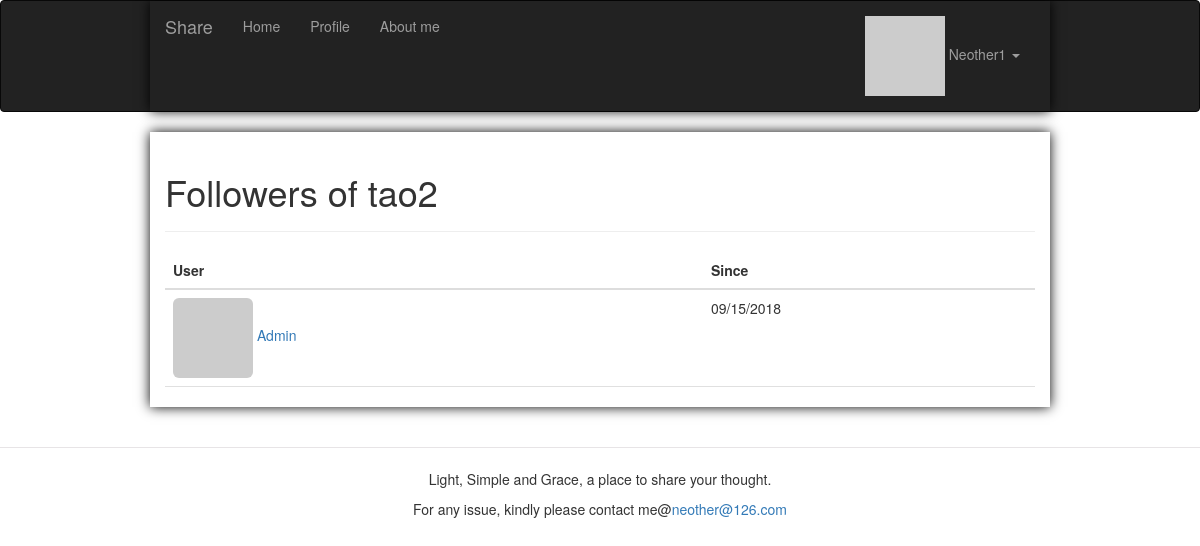
The page /followed_by/tao2 (signed in) on the database its author committed.
### app/models.py (models this page shows, shortened)
class User(UserMixin, db.Model):
    __tablename__ = 'users'
    id = db.Column(db.Integer, primary_key=True)
    email = db.Column(db.String(64), unique=True, index=True)
    username = db.Column(db.String(64), unique=True, index=True)
    password_hash = db.Column(db.String(128))
    role_id = db.Column(db.Integer, db.ForeignKey('roles.id'))
    confirmed = db.Column(db.Boolean, default=False)
    showaboutme = db.Column(db.Boolean, default=False)
    location = db.Column(db.String(64))
    about_me = db.Column(db.Text())
    member_since = db.Column(db.DateTime(), default=datetime.utcnow)
    last_seen = db.Column(db.DateTime(), default=datetime.utcnow)
    avatar_hash = db.Column(db.String(32))
    posts = db.relationship('Post', backref='author',
                            lazy='dynamic', cascade='all, delete-orphan')
    comments = db.relationship('Comment', backref='author', lazy='dynamic')
    followed = db.relationship('Follow', foreign_keys=[Follow.follower_id], backref=db.backref(
        'follower', lazy='joined'), lazy='dynamic', cascade='all, delete-orphan')
    followers = db.relationship('Follow', foreign_keys=[Follow.followed_id], backref=db.backref(
        'followed', lazy='joined'), lazy='dynamic', cascade='all, delete-orphan')
    @property
    def password(self):
        raise AttributeError('password is not a readable attribute')
    @login_manager.user_loader
    def load_user(user_id):
        return User.query.get(int(user_id))
    def can(self, perm):
        return self.role is not None and self.role.has_permission(perm)
    def is_administrator(self):
        return self.can(Permission.ADMIN)
    def ping(self):
        self.last_seen = datetime.utcnow()
        db.session.add(self)
    def gravatar_hash(self):
        return hashlib.md5(self.email.lower().encode('utf-8')).hexdigest()
    def gravatar(self, size=100, default='identicon', rating='g'):
        url = 'https://secure.gravatar.com/avatar'
        hash = self.avatar_hash or self.gravatar_hash()
        return '{url}/{hash}?s={size}&d={default}&r={rating}'.format(
            url=url, hash=hash, size=size, default=default, rating=rating)

class Follow(db.Model):
    __tablename__ = 'follows'
    follower_id = db.Column(
        db.Integer, db.ForeignKey('users.id'), primary_key=True)
    followed_id = db.Column(
        db.Integer, db.ForeignKey('users.id'), primary_key=True)
    timestamp = db.Column(db.DateTime, default=datetime.utcnow)

### app/main/views.py (the view)
@main.route('/followed_by/<username>')
@login_required
def followed_by(username):
    user = User.query.filter_by(username=username).first()
    follows = user.followed
    return render_template('followed.html', user=user, title="Followers of", follows=follows)

### app/auth/views.py (called while the page is built)
@auth.before_app_request
def before_request():
    if current_user.is_authenticated:
        current_user.ping()
        if not current_user.confirmed \
                and request.blueprint != 'auth' \
                and request.endpoint != 'static':
            return redirect(url_for('auth.unconfirmed'))

### app/main/__init__.py (called while the page is built)
@main.app_context_processor
def inject_permissions():
    return dict(Permission=Permission)

### app/models.py (called while the page is built)
    def has_permission(self, perm):
        return self.permissions & perm == perm

### app/templates/followed.html (shortened to what this page needs)
{% extends "base.html" %}
{% import "_macros.html" as macros %}
{% block page_content %}
<div class="page-header">
    <h1>{{ title }} {{ user.username }}</h1>
</div>
<table class="table table-hover followers">
    <thead><tr><th>User</th><th>Since</th></tr></thead>
    {% for follow in follows %}
    <tr>
        <td>
            <a href="{{ url_for('.user', username = follow.followed.username) }}">
                <img class="img-rounded" src="{{ follow.followed.gravatar(size=32) }}">
                {{ follow.followed.username }}
            </a>
        </td>
        <td>{{ moment(follow.timestamp).format('L') }}</td>
    </tr>
    {% endfor %}
</table>
{% endblock %}

### app/templates/base.html (shortened to what this page needs)
{% extends "bootstrap/base.html" %}
{% block head %}
    {{ super() }}
    <link rel="stylesheet" type="text/css" href="{{ url_for('static', filename='styles.css') }}">
{% endblock %}
{% block navbar %}
    <div class="navbar navbar-inverse" role="navigation">
        <div class="container">
            <div class="navbar-header">
                <a class="navbar-brand" href="{{ url_for('main.index') }}">Share</a>
            </div>
            <div class="navbar-collapse collapse">
                <ul class="nav navbar-nav">
                    <li><a href="{{ url_for('main.index') }}">Home</a></li>
                    {% if current_user.is_authenticated %}
                        <li><a href="{{ url_for('main.user', username=current_user.username) }}">Profile</a></li>
                    {% endif %}
                    {% if current_user.showaboutme %}
                    <li><a href="{{ url_for('main.aboutme') }}">About me</a></li>
                    {% endif %}
                </ul>
                <ul class="nav navbar-nav navbar-right">
                    {% if current_user.is_authenticated %}
                        <li class="dropdown">
                            <a href="#" class="dropdown-toggle" data-toggle="dropdown">
                                <img src="{{ current_user.gravatar(size=18) }}">
                                {{current_user.username}} <b class="caret"></b>
                            </a>
                        </li>
                    {% else %}
                        <li><a href="{{ url_for('auth.login') }}">Log In</a></li>
                    {% endif %}
                </ul>
            </div>
        </div>
    </div>
{% endblock %}
{% block content %}
    <div class="container">
        {% block page_content %}{% endblock %}
    </div>
     <div class="footer">
<br>
        <hr style="align:center;width:100%;height:1px;border:none;border-top:1px solid #E7E4E6;" />
        <p style=" text-align:center;">Light, Simple and Grace, a place to share your thought.</p>
         <p style=" text-align:center;">For any issue, kindly please contact me@<a href="mailto:neother@126.com">neother@126.com</a></p>
        <br>
        <br>
    </div>
{% endblock %}

### app/static/styles.css (style rules this page uses)
.table.followers tr { border-bottom: 1px solid #e0e0e0; }
.container { padding-right: 15px; padding-left: 15px; margin-right: auto; margin-left: auto; box-shadow: black 0px 0px 12px; }
@media (min-width: 768px) { .container { width: 750px; } }
@media (min-width: 992px) { .container { width: 970px; } }
@media (min-width: 1200px) { .container { width: 900px; } }

### rows shown on the page
User: username "Neother1"
User: username "tao2"
Follow: followed.username "Admin", timestamp "09/15/2018"

### other values the page prints
{{ title }} "Followers of"
